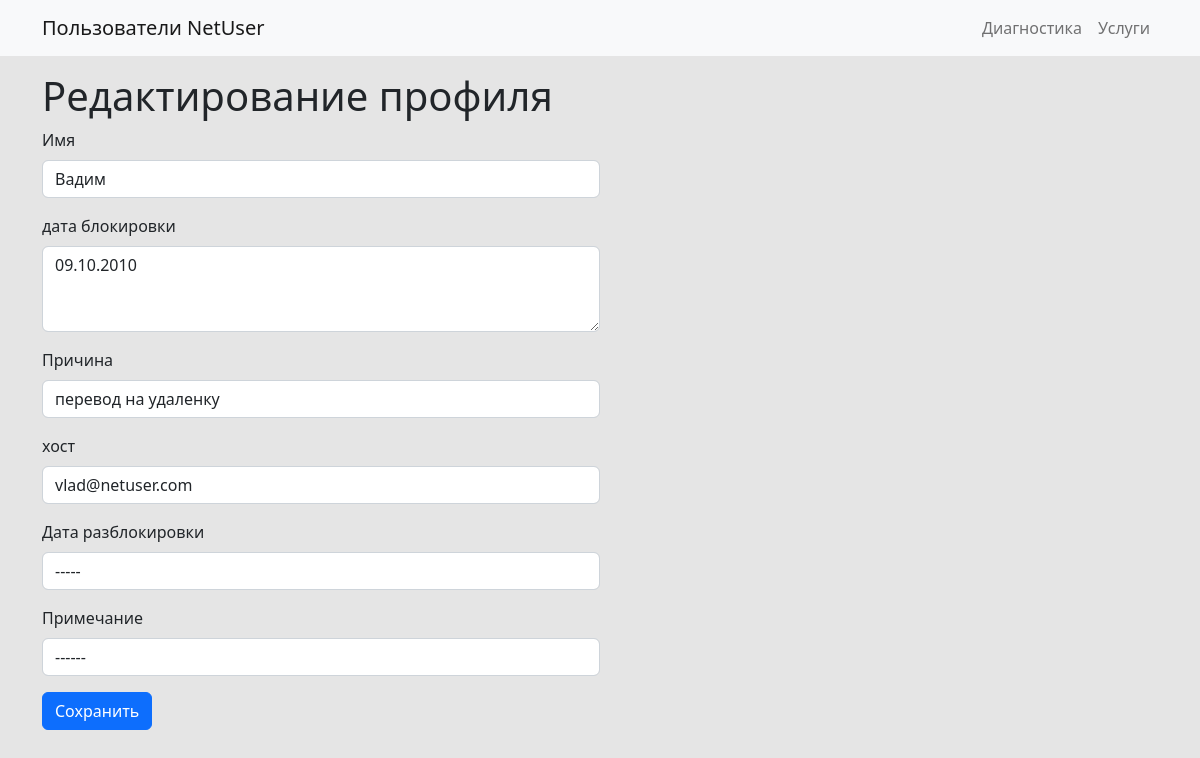
The app's page /edit/4 with its own data.
### models.py (models this page shows, shortened)
class User(db.Model):
    id = db.Column(db.Integer, primary_key=True)
    name = db.Column(db.String(50), nullable=False)
    date_block = db.Column(db.String(50), nullable=False)
    cause = db.Column(db.String(50), nullable=False)
    host = db.Column(db.String(50), nullable=False)
    date_unblock = db.Column(db.String(50) , nullable=False)
    note = db.Column(db.String(50) , nullable=False)

### app.py (the view, shortened to what this page needs)
@app.route('/edit/<int:id>', methods=['GET', 'POST'])
def edit_patient(id):
    patient = User.query.get_or_404(id)
    return render_template('edit.html', patient=patient)

### templates/edit.html
{% extends 'base.html' %}
{% block content %}
    <h1>Редактирование профиля</h1>
    <div class="col-6">
    <form method="post" action="{{ url_for('edit_patient', id=patient.id) }}">
        <div class="mb-3">
            <label for="name" class="form-label">Имя</label>
            <input type="text" class="form-control" id="name" name="name" value="{{ patient.name }}" required>
        </div>
        <div class="mb-3">
            <label for="date_block" class="form-label">дата блокировки</label>
            <textarea class="form-control" id="date_block" name="date_block" rows="3" required>{{ patient.date_block }}</textarea>
        </div>
        <div class="mb-3">
            <label for="cause" class="form-label">Причина</label>
            <input type="text" class="form-control" id="cause" name="cause" value="{{ patient.cause }}" required>
        </div>
        <div class="mb-3">
            <label for="host" class="form-label">хост</label>
            <input type="text" class="form-control" id="host" name="host" value="{{ patient.host }}" required>
        </div>
        <div class="mb-3">
            <label for="date_unblock" class="form-label">Дата разблокировки</label>
            <input type="text" class="form-control" id="date_unblock" name="date_unblock" value="{{ patient.date_unblock }}" required>
        </div>
	<div class="mb-3">
            <label for="note" class="form-label">Примечание</label>
            <input type="text" class="form-control" id="note" name="note" value="{{ patient.note }}" required>
        </div>
        <button type="submit" class="btn btn-primary">Сохранить</button>
    </form>
  </div>
{% endblock %}

### static/custom.css (style rules this page uses)
body { background-color: #e5e5e5; }

### records on screen
User: name "Вадим", date_block "09.10.2010", cause "перевод на удаленку", host "vlad@netuser.com", date_unblock "-----", note "------"
